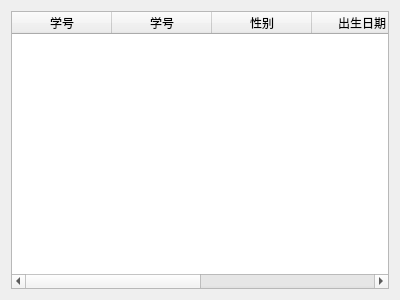
<?xml version="1.0" encoding="UTF-8"?>
<ui version="4.0">
 <class>StuSubWindow</class>
 <widget class="QWidget" name="StuSubWindow">
  <property name="geometry">
   <rect>
    <x>0</x>
    <y>0</y>
    <width>400</width>
    <height>300</height>
   </rect>
  </property>
  <property name="windowTitle">
   <string>Form</string>
  </property>
  <layout class="QGridLayout" name="gridLayout">
   <item row="0" column="0">
    <widget class="QTableWidget" name="tableWidget">
     <column>
      <property name="text">
       <string>学号</string>
      </property>
     </column>
     <column>
      <property name="text">
       <string>学号</string>
      </property>
     </column>
     <column>
      <property name="text">
       <string>性别</string>
      </property>
     </column>
     <column>
      <property name="text">
       <string>出生日期</string>
      </property>
     </column>
     <column>
      <property name="text">
       <string>籍贯</string>
      </property>
     </column>
     <column>
      <property name="text">
       <string>住址</string>
      </property>
     </column>
    </widget>
   </item>
  </layout>
 </widget>
 <resources/>
 <connections/>
</ui>
